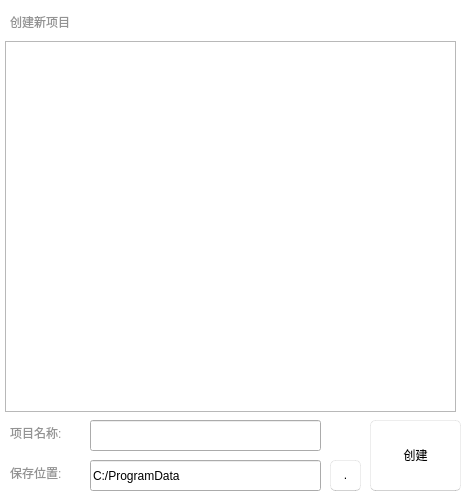
<?xml version="1.0" encoding="UTF-8"?>
<ui version="4.0">
 <class>CreatNewProject</class>
 <widget class="QDialog" name="CreatNewProject">
  <property name="geometry">
   <rect>
    <x>0</x>
    <y>0</y>
    <width>470</width>
    <height>500</height>
   </rect>
  </property>
  <property name="minimumSize">
   <size>
    <width>470</width>
    <height>500</height>
   </size>
  </property>
  <property name="maximumSize">
   <size>
    <width>470</width>
    <height>500</height>
   </size>
  </property>
  <property name="windowTitle">
   <string>创建新项目</string>
  </property>
  <property name="styleSheet">
   <string notr="true">QDialog {
    background-color: white;
}


QLabel {
    color: black;
    background-color: transparent;
    border: none;
}

QLabel#titleLabel {
    font: 20px 'Segoe UI', 'Microsoft YaHei', 'PingFang SC';
    padding: 0;
}

QLabel#windowTitleLabel {
    font: 12px 'Segoe UI', 'Microsoft YaHei', 'PingFang SC';
    padding: 6px 6px;
    background-color: rgb(243, 243, 243);
}

</string>
  </property>
  <widget class="QLabel" name="label_2">
   <property name="geometry">
    <rect>
     <x>10</x>
     <y>9</y>
     <width>201</width>
     <height>26</height>
    </rect>
   </property>
   <property name="styleSheet">
    <string notr="true">color: rgb(147, 147, 147);

font: 18pt &quot;Microsoft YaHei UI&quot;;</string>
   </property>
   <property name="text">
    <string>创建新项目</string>
   </property>
  </widget>
  <widget class="QLineEdit" name="projectName">
   <property name="geometry">
    <rect>
     <x>90</x>
     <y>420</y>
     <width>231</width>
     <height>31</height>
    </rect>
   </property>
  </widget>
  <widget class="QLabel" name="label_3">
   <property name="geometry">
    <rect>
     <x>10</x>
     <y>420</y>
     <width>81</width>
     <height>26</height>
    </rect>
   </property>
   <property name="styleSheet">
    <string notr="true">color: rgb(147, 147, 147);

font: 12pt &quot;Microsoft YaHei UI&quot;;</string>
   </property>
   <property name="text">
    <string>项目名称:</string>
   </property>
  </widget>
  <widget class="QLabel" name="label_4">
   <property name="geometry">
    <rect>
     <x>10</x>
     <y>460</y>
     <width>81</width>
     <height>26</height>
    </rect>
   </property>
   <property name="styleSheet">
    <string notr="true">color: rgb(147, 147, 147);

font: 12pt &quot;Microsoft YaHei UI&quot;;</string>
   </property>
   <property name="text">
    <string>保存位置:</string>
   </property>
  </widget>
  <widget class="QPushButton" name="pushButton_3">
   <property name="enabled">
    <bool>true</bool>
   </property>
   <property name="geometry">
    <rect>
     <x>370</x>
     <y>420</y>
     <width>91</width>
     <height>71</height>
    </rect>
   </property>
   <property name="maximumSize">
    <size>
     <width>600</width>
     <height>16777215</height>
    </size>
   </property>
   <property name="styleSheet">
    <string notr="true">QPushButton {
    color: black;
    background: rgba(255, 255, 255, 0.7);
    border: 1px solid rgba(0, 0, 0, 0.073);
    border-bottom: 1px solid rgba(0, 0, 0, 0.183);
    border-radius: 5px;
	font: 15pt &quot;Microsoft YaHei UI&quot;;
    padding: 5px 12px 6px 12px;
    outline: none;
}


QPushButton[isPlaceholderText=true] {
    color: rgba(0, 0, 0, 0.6063);
}

QPushButton[hasIcon=false] {
    padding: 5px 12px 6px 12px;
}

QPushButton[hasIcon=true] {
    padding: 5px 12px 6px 36px;
}


QPushButton:hover {
    background: rgba(249, 249, 249, 0.5);
}

QPushButton:pressed{
    color: rgba(0, 0, 0, 0.63);
    background: rgba(249, 249, 249, 0.3);
    border-bottom: 1px solid rgba(0, 0, 0, 0.073);
}

QPushButton:disabled {
    color: rgba(0, 0, 0, 0.36);
    background: rgba(249, 249, 249, 0.3);
    border: 1px solid rgba(0, 0, 0, 0.06);
    border-bottom: 1px solid rgba(0, 0, 0, 0.06);
}


</string>
   </property>
   <property name="text">
    <string>创建</string>
   </property>
  </widget>
  <widget class="QListWidget" name="templateList">
   <property name="geometry">
    <rect>
     <x>5</x>
     <y>41</y>
     <width>451</width>
     <height>371</height>
    </rect>
   </property>
   <property name="styleSheet">
    <string notr="true">QListWidget::item 
{ 
	min-height: 90px;
	 max-height: 120px; 

}</string>
   </property>
  </widget>
  <widget class="QLineEdit" name="projectPath">
   <property name="geometry">
    <rect>
     <x>90</x>
     <y>460</y>
     <width>231</width>
     <height>31</height>
    </rect>
   </property>
   <property name="text">
    <string>C:/ProgramData</string>
   </property>
  </widget>
  <widget class="QPushButton" name="selectPath">
   <property name="enabled">
    <bool>true</bool>
   </property>
   <property name="geometry">
    <rect>
     <x>330</x>
     <y>460</y>
     <width>31</width>
     <height>31</height>
    </rect>
   </property>
   <property name="maximumSize">
    <size>
     <width>600</width>
     <height>16777215</height>
    </size>
   </property>
   <property name="styleSheet">
    <string notr="true">QPushButton {
    color: black;
    background: rgba(255, 255, 255, 0.7);
    border: 1px solid rgba(0, 0, 0, 0.073);
    border-bottom: 1px solid rgba(0, 0, 0, 0.183);
    border-radius: 5px;
	font: 10pt &quot;Microsoft YaHei UI&quot;;
    padding: 5px 12px 6px 12px;
    outline: none;
}


QPushButton[isPlaceholderText=true] {
    color: rgba(0, 0, 0, 0.6063);
}

QPushButton[hasIcon=false] {
    padding: 5px 12px 6px 12px;
}

QPushButton[hasIcon=true] {
    padding: 5px 12px 6px 36px;
}


QPushButton:hover {
    background: rgba(249, 249, 249, 0.5);
}

QPushButton:pressed{
    color: rgba(0, 0, 0, 0.63);
    background: rgba(249, 249, 249, 0.3);
    border-bottom: 1px solid rgba(0, 0, 0, 0.073);
}

QPushButton:disabled {
    color: rgba(0, 0, 0, 0.36);
    background: rgba(249, 249, 249, 0.3);
    border: 1px solid rgba(0, 0, 0, 0.06);
    border-bottom: 1px solid rgba(0, 0, 0, 0.06);
}


</string>
   </property>
   <property name="text">
    <string>...</string>
   </property>
  </widget>
 </widget>
 <resources/>
 <connections/>
</ui>
